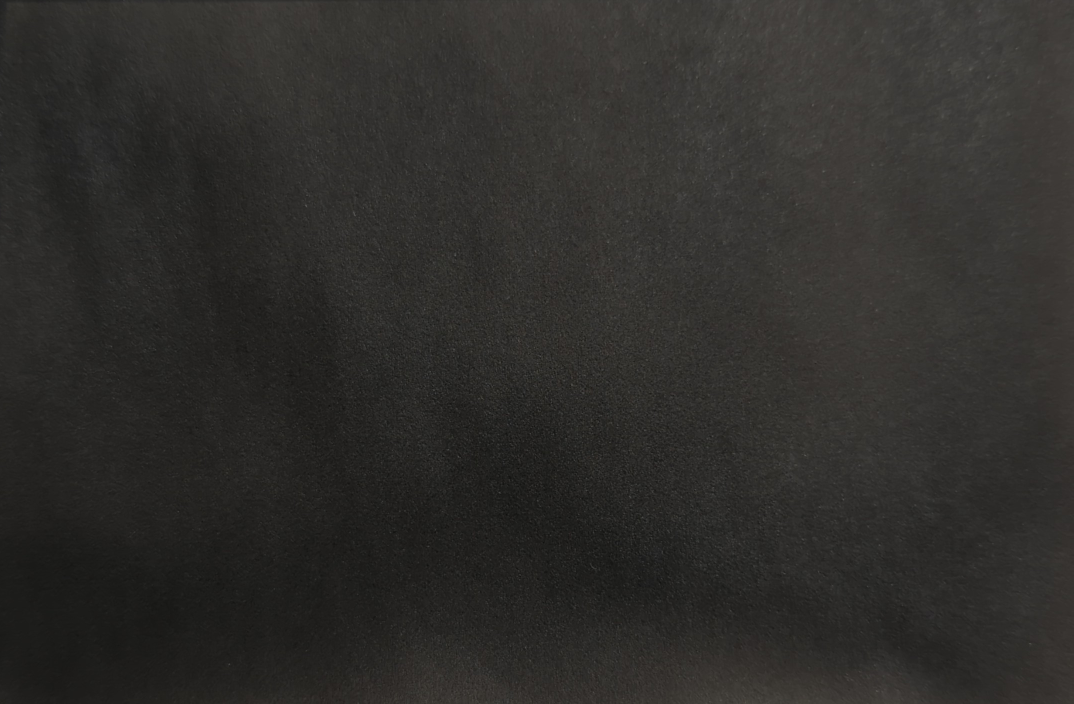
#> input picture src/evaluation_script/hand_spray_images_cropped/IMG_20240426_180703.jpg, 2147 x 1408 px, found by its file name (shown at 1/2 size)
$ python test_script.py
#> lines starting #> are read from the running program, lines starting #| are printed output that depends on the picture; long printed decimals are rounded
from pathlib import Path
from sklearn.cluster import KMeans

import csv
import cv2 as cv
import numpy as np
import os


# Load the first image
path = Path(__file__).parent
image1_path = path / "hand_spray_images/IMG_20240426_180703.jpg"
image1 = cv.imread(str(image1_path))
#> image1 is the input picture: shape (1408, 2147, 3); mean B, G, R 43.2, 45.7, 46.9

# # Load the second image
# image2_path = path / "image_2.jpg"
# image2 = cv.imread(str(image2_path))

# [181 lines left out: functions unify_lines, find_intersection_points, get_4_corners, isolate_square, not called in this run]
    # [40 lines of commented-out code are left out]
with open("results.csv", "w", newline="") as csvfile:
    fieldnames = [
        "dataset",
        "test_image",
        "stdev",
    ]
    writer = csv.DictWriter(csvfile, fieldnames=fieldnames)
    writer.writeheader()
    for dataset in os.listdir(path):
        if not dataset.endswith("cropped"):
            continue
        stdevs = []
        for i, image_path in enumerate(os.listdir(path / dataset)):
            if image_path.endswith(".jpg"):
                # stdev = isolate_square(str(path / dataset / image_path))
                image = cv.imread(str(path / dataset / image_path))
                image = cv.cvtColor(image, cv.COLOR_BGR2GRAY)
                stdev = cv.meanStdDev(image)[1][0][0]
#> stdev = 10.48
                print(stdev)
#| 10.478
                image = cv.resize(image, (400, 600))
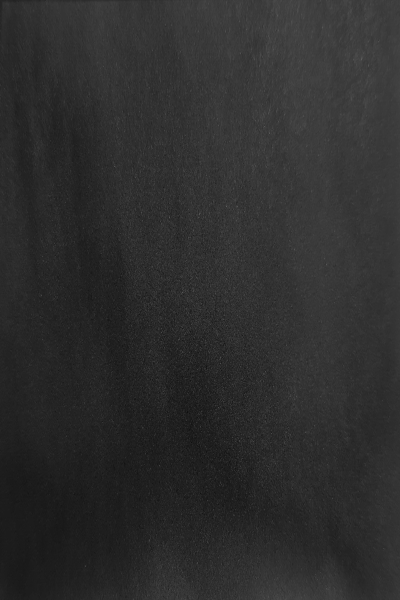
#> image: shape (600, 400); min 15, max 93, mean 45.7
                cv.imshow("Image", image)
                cv.waitKey(1000)
                writer.writerow({
                    "dataset": dataset,
                    "test_image": image_path,
                    "stdev": stdev,
                })
                stdevs.append(stdev)
        print(f"Dataset: {dataset}, Mean stdev: {np.mean(stdevs)}")
#| Dataset: hand_spray_images_cropped, Mean stdev: 10.478
